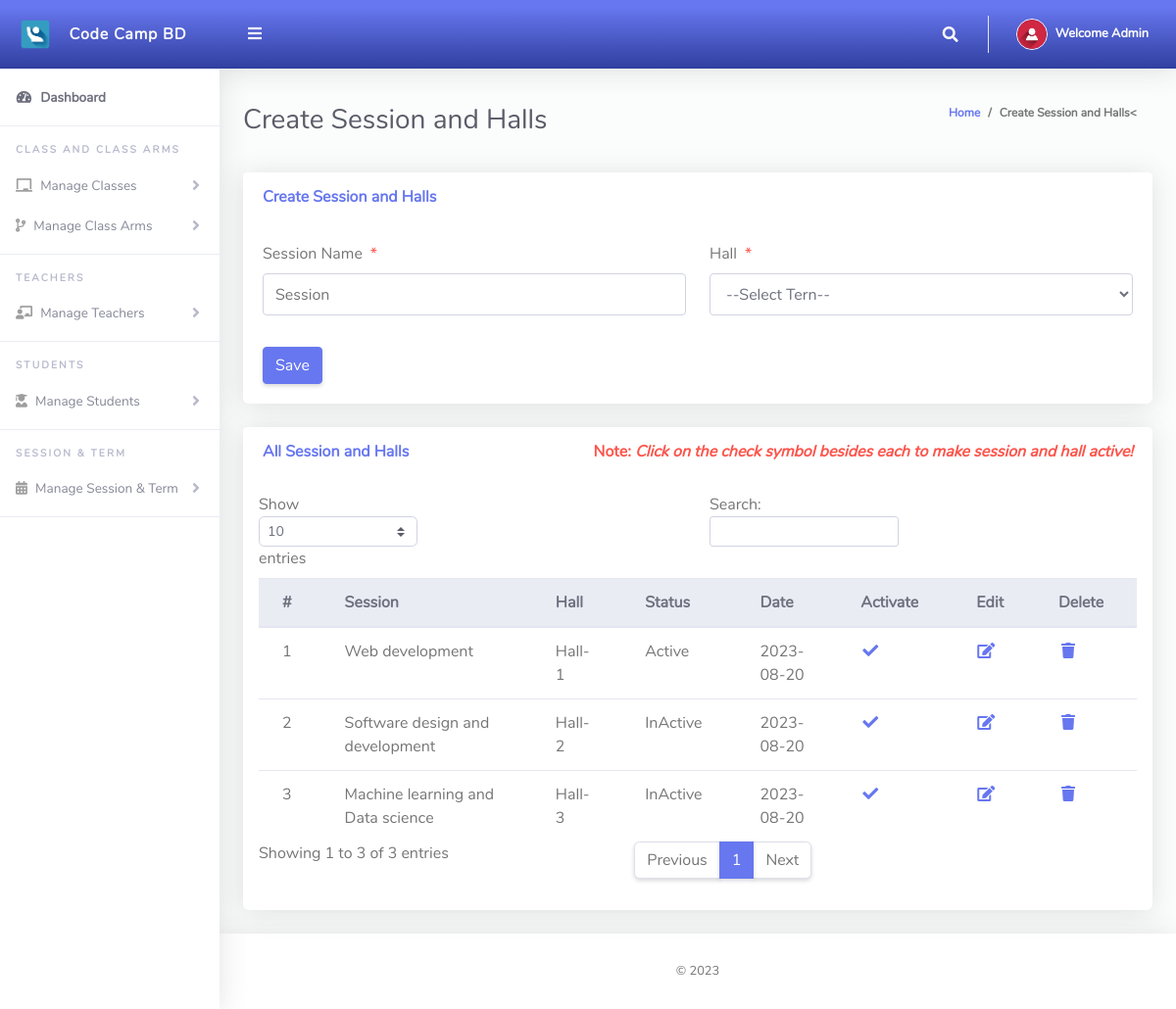
Page /Admin/createSessionTerm.php (signed in) on the committed database.
### tables this page shows
CREATE TABLE `tblsessionterm` (
  `Id` int(10) NOT NULL,
  `sessionName` varchar(50) NOT NULL,
  `termId` varchar(50) NOT NULL,
  `isActive` varchar(10) NOT NULL,
  `dateCreated` varchar(50) NOT NULL
);

CREATE TABLE `tblterm` (
  `Id` int(10) NOT NULL,
  `termName` varchar(20) NOT NULL
);

### Admin/createSessionTerm.php (the view, shortened to what this page needs)
<?php
include '../Includes/dbcon.php';
?>
<!DOCTYPE html>
<html lang="en">
<head>
  <link href="../vendor/fontawesome-free/css/all.min.css" rel="stylesheet" type="text/css">
  <link href="../vendor/bootstrap/css/bootstrap.min.css" rel="stylesheet" type="text/css">
  <link href="css/ruang-admin.min.css" rel="stylesheet">
</head>
<body id="page-top">
  <div id="wrapper">
      <?php include "Includes/sidebar.php";?>
    <div id="content-wrapper" class="d-flex flex-column">
      <div id="content">
       <?php include "Includes/topbar.php";?>
        <div class="container-fluid" id="container-wrapper">
          <div class="d-sm-flex align-items-center justify-content-between mb-4">
            <h1 class="h3 mb-0 text-gray-800">Create Session and Halls</h1>
            <ol class="breadcrumb">
              <li class="breadcrumb-item"><a href="./">Home</a></li>
              <li class="breadcrumb-item active" aria-current="page">Create Session and Halls<</li>
            </ol>
          </div>
          <div class="row">
            <div class="col-lg-12">
              <div class="card mb-4">
                <div class="card-header py-3 d-flex flex-row align-items-center justify-content-between">
                  <h6 class="m-0 font-weight-bold text-primary">Create Session and Halls</h6>
                </div>
                <div class="card-body">
                  <form method="post">
                    <div class="form-group row mb-3">
                        <div class="col-xl-6">
                            <label class="form-control-label">Session Name<span class="text-danger ml-2">*</span></label>
                      <input type="text" class="form-control" name="sessionName" value="<?php echo $row['sessionName'];?>" id="exampleInputFirstName" placeholder="Session">
                        </div>
                        <div class="col-xl-6">
                            <label class="form-control-label">Hall<span class="text-danger ml-2">*</span></label>
                              <?php
                              $qry= "SELECT * FROM tblterm ORDER BY termName ASC";
                              $result = $conn->query($qry);
                              $num = $result->num_rows;
                              if ($num > 0){
                                echo ' <select required name="termId" class="form-control mb-3">';
                                echo'<option value="">--Select Tern--</option>';
                                        echo '</select>';
                                    }
                            ?>
                        </div>
                    </div>
                      <?php
                    if (isset($Id))
                    {
                    ?>
                    <button type="submit" name="update" class="btn btn-warning">Update</button>
                    &nbsp;&nbsp;&nbsp;&nbsp;&nbsp;&nbsp;&nbsp;&nbsp;&nbsp;&nbsp;
                    <?php
                    } else {
                    ?>
                    <button type="submit" name="save" class="btn btn-primary">Save</button>
                    <?php
                    }
                    ?>
                  </form>
                </div>
              </div>
                 <div class="row">
              <div class="col-lg-12">
              <div class="card mb-4">
                <div class="card-header py-3 d-flex flex-row align-items-center justify-content-between">
                  <h6 class="m-0 font-weight-bold text-primary">All Session and Halls</h6>
                  <h6 class="m-0 font-weight-bold text-danger">Note: <i>Click on the check symbol besides each to make session and hall active!</i></h6>
                </div>
                <div class="table-responsive p-3">
                  <table class="table align-items-center table-flush table-hover" id="dataTableHover">
                    <thead class="thead-light">
                      <tr>
                        <th>#</th>
                        <th>Session</th>
                        <th>Hall</th>
                        <th>Status</th>
                        <th>Date</th>
                        <th>Activate</th>
                        <th>Edit</th>
                        <th>Delete</th>
                      </tr>
                    </thead>
                    <tbody>
                  <?php
                      $query = "SELECT tblsessionterm.Id,tblsessionterm.sessionName,tblsessionterm.isActive,tblsessionterm.dateCreated,
                      tblterm.termName
                      FROM tblsessionterm
                      INNER JOIN tblterm ON tblterm.Id = tblsessionterm.termId";
                      $rs = $conn->query($query);
                      $num = $rs->num_rows;
                      $sn=0;
                      if($num > 0)
                      {
                        while ($rows = $rs->fetch_assoc())
                          {
                            if($rows['isActive'] == '1'){$status = "Active";}else{$status = "InActive";}
                             $sn = $sn + 1;
                            echo"
                              <tr>
                                <td>".$sn."</td>
                                <td>".$rows['sessionName']."</td>
                                <td>".$rows['termName']."</td>
                                <td>".$status."</td>
                                <td>".$rows['dateCreated']."</td>
                                 <td><a href='?action=activate&Id=".$rows['Id']."'><i class='fas fa-fw fa-check'></i></a></td>
                                <td><a href='?action=edit&Id=".$rows['Id']."'><i class='fas fa-fw fa-edit'></i></a></td>
                                <td><a href='?action=delete&Id=".$rows['Id']."'><i class='fas fa-fw fa-trash'></i></a></td>
                              </tr>";
                          }
                      }
                      else
                      {
                           echo
                           "<div class='alert alert-danger' role='alert'>
                            No Record Found!
                            </div>";
                      }
                      ?>
                    </tbody>
                  </table>
                </div>
              </div>
            </div>
            </div>
          </div>
        </div>
      </div>
       <?php include "Includes/footer.php";?>
    </div>
  </div>
</body>
</html>

### Admin/Includes/topbar.php (shortened to what this page needs)
<?php
  $query = "SELECT * FROM tbladmin WHERE Id = ".$_SESSION['userId']."";
  $rs = $conn->query($query);
  $rows = $rs->fetch_assoc();
  $fullName = $rows['firstName']." ".$rows['lastName'];
?>
<nav class="navbar navbar-expand navbar-light bg-gradient-primary topbar mb-4 static-top">
          <button id="sidebarToggleTop" class="btn btn-link rounded-circle mr-3">
            <i class="fa fa-bars"></i>
          </button>
          <ul class="navbar-nav ml-auto">
            <li class="nav-item dropdown no-arrow">
              <a class="nav-link dropdown-toggle" href="#" id="searchDropdown" role="button" data-toggle="dropdown"
                aria-haspopup="true" aria-expanded="false">
                <i class="fas fa-search fa-fw"></i>
              </a>
            </li>
            <li class="nav-item dropdown no-arrow">
              <a class="nav-link dropdown-toggle" href="#" id="userDropdown" role="button" data-toggle="dropdown"
                aria-haspopup="true" aria-expanded="false">
                <img class="img-profile rounded-circle" src="img/user-icn.png" style="max-width: 60px">
                <span class="ml-2 d-none d-lg-inline text-white small"><b>Welcome <?php echo $fullName;?></b></span>
              </a>
            </li>
          </ul>
        </nav>

### rows in the picture
tblsessionterm: sessionName "Web development", termId.termName "Hall-1", isActive "Active", dateCreated "2023-08-20"
tblsessionterm: sessionName "Software design and development", termId.termName "Hall-2", isActive "InActive", dateCreated "2023-08-20"
tblsessionterm: sessionName "Machine learning and Data science", termId.termName "Hall-3", isActive "InActive", dateCreated "2023-08-20"

### other values in the picture
$fullName "Admin"
